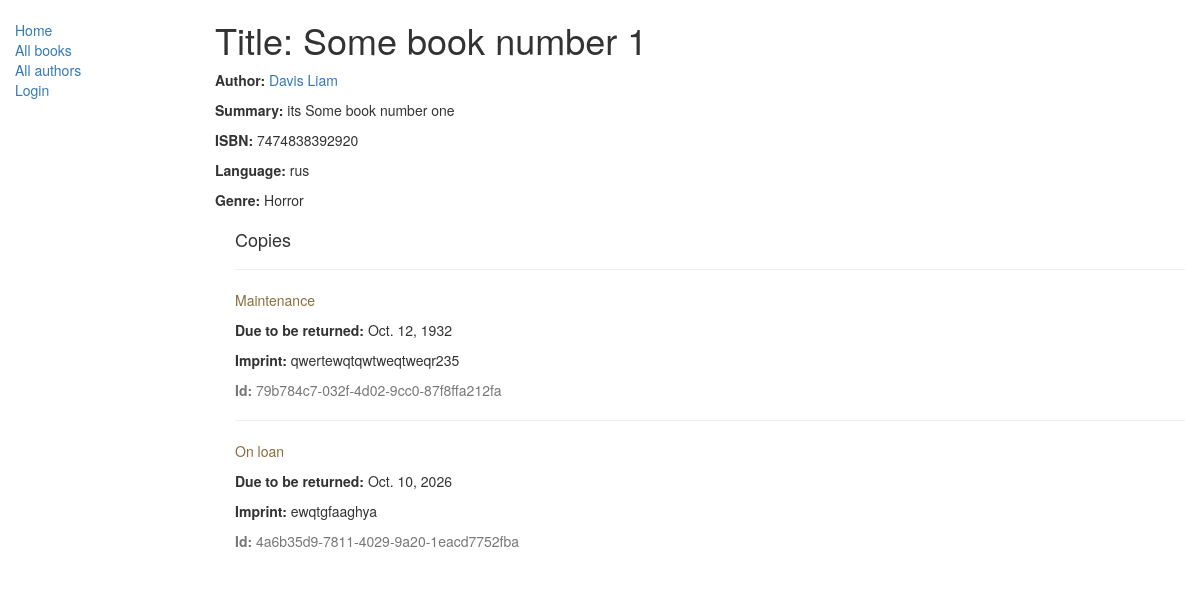
The page /catalog/book/3/ on the database as committed earlier.
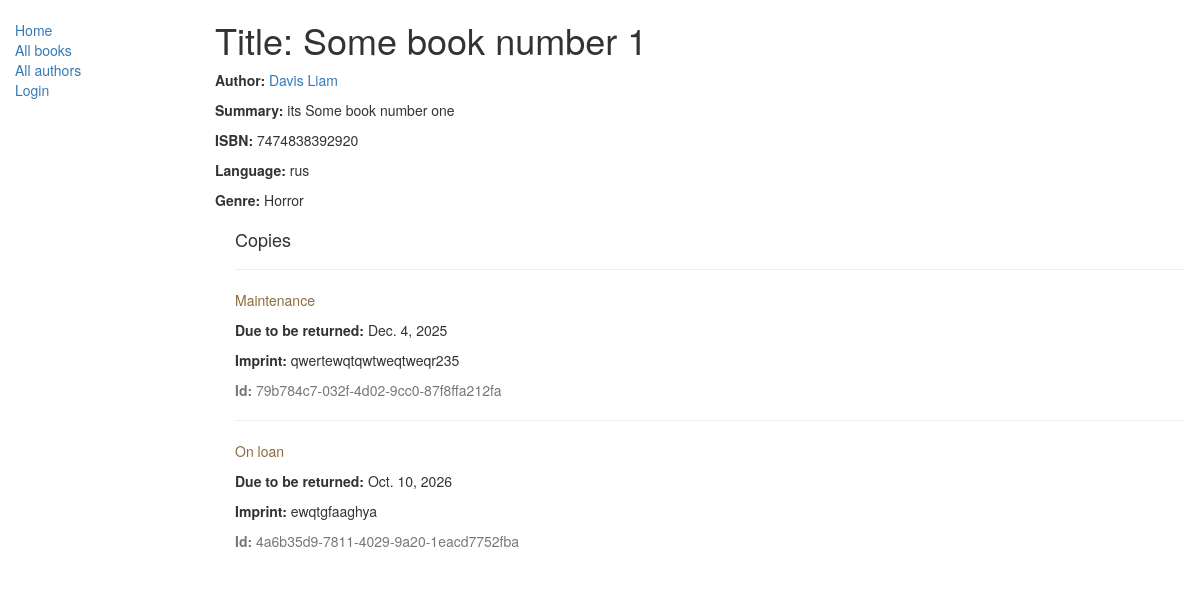
The same page on the database as committed later.
### catalog/models.py (models this page shows, shortened)
class BookInstance(models.Model):
    id = models.UUIDField(
        primary_key=True,
        default=uuid.uuid4,
        help_text="Unique ID for this particular book across whole library"
    )
    book = models.ForeignKey("Book", on_delete=models.SET_NULL, null=True)
    imprint = models.CharField(max_length=200)
    due_back = models.DateField(null=True, blank=True)
    borrower = models.ForeignKey(User, on_delete=models.SET_NULL, null=True, blank=True)
    LOAN_STATUS = (
        ("m", "Maintenance"),
        ("o", "On loan"),
        ("a", "Available"),
        ("r", "Reserved"),
    )
    status = models.CharField(
        max_length=1,
        choices=LOAN_STATUS,
        blank=True,
        default="m",
        help_text="Book availability"
    )
    class Meta:
        ordering = ["due_back"]
        permissions = (("can_mark_returned", "Set book as returned"),)
    def display_title(self):
        return self.book.title
    display_title.short_description = 'Title'

### catalog/views.py (the view)
# urls.py: path('book/<int:pk>/', views.BookDetailView.as_view(), name='book-detail'),
class BookDetailView(generic.DetailView):
    model = Book

### catalog/models.py (called while the page is built)
    def __str__(self):
        return self.name

    def __str__(self):
        return self.name

    def __str__(self):
        return f"{self.last_name} {self.first_name}"

### catalog/templates/catalog/book_detail.html (shortened to what this page needs)
{% extends "base_generic.html" %}
{% block content %}
  <h1>Title: {{ book.title }}</h1>
  <p><strong>Author:</strong> <a href="">{{ book.author }}</a></p>
  <p><strong>Summary:</strong> {{ book.summary }}</p>
  <p><strong>ISBN:</strong> {{ book.isbn }}</p>
  <p><strong>Language:</strong> {{ book.language }}</p>
  <p><strong>Genre:</strong> {% for genre in book.genre.all %} {{ genre }}{% if not forloop.last %}, {% endif %}{% endfor %}</p>
  <div style="margin-left:20px;margin-top:20px">
    <h4>Copies</h4>
    {% for copy in book.bookinstance_set.all %}
    <hr>
    <p class="{% if copy.status == 'a' %}text-success{% elif copy.status == 'd' %}text-danger{% else %}text-warning{% endif %}">{{ copy.get_status_display }}</p>
    {% if copy.status != 'a' %}<p><strong>Due to be returned:</strong> {{copy.due_back}}</p>{% endif %}
    <p><strong>Imprint:</strong> {{copy.imprint}}</p>
    <p class="text-muted"><strong>Id:</strong> {{copy.id}}</p>
    {% endfor %}
  </div>
{% endblock %}

Rows that differ between the two databases and show on the page:
changed BookInstance "Maintenance": due_back "Oct. 12, 1932" → "Dec. 4, 2025"
